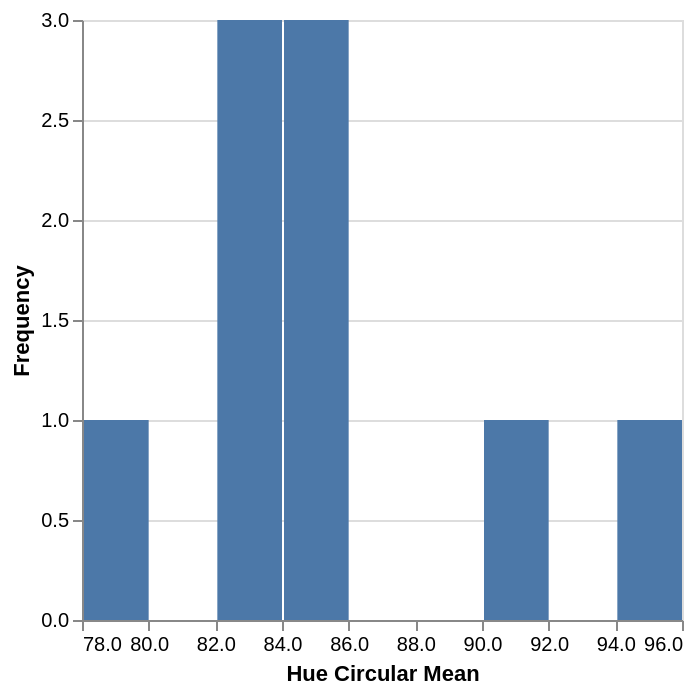

The cell this chart's notebook holds for it:
### Markdown cell above
## Step 6: Analyze color. 

Now we are ready to analyze color. 

The color analysis function takes the input image, the binary plant mask, the geojson shape file containing plot boundaries that we made with `auto_grid`, the number of bins to put color values into to report the distribution, and which colorspaces you would like information for. There is also an option `label` parameter that is useful if you are including multiple time points in one analysis.

### Code cell
# Analyze color within each plot boundary

color = gcv.analyze.color(img, binmask, geojson="plots.geojson", bins=10, colorspaces="hsv", label=None)

### Figure 1 — Vega-Lite specification as saved in the notebook (floating-point values rounded to 4 significant figures)
{"config": {"view": {"continuousWidth": 300, "continuousHeight": 300}}, "data": {"name": "data-70fc7b974554cb09c6c8235957de3eb8"}, "mark": {"type": "bar"}, "encoding": {"x": {"bin": true, "field": "value", "title": "Hue Circular Mean", "type": "quantitative"}, "y": {"aggregate": "count", "title": "Frequency", "type": "quantitative"}}, "$schema": "https://vega.github.io/schema/vega-lite/v5.20.1.json", "datasets": {"data-70fc7b974554cb09c6c8235957de3eb8": [{"value": 95.05}, {"value": 83.56}, {"value": 85.65}, {"value": 90.57}, {"value": 83.48}, {"value": 78.41}, {"value": 84.88}, {"value": 85.38}, {"value": 82.58}]}}
